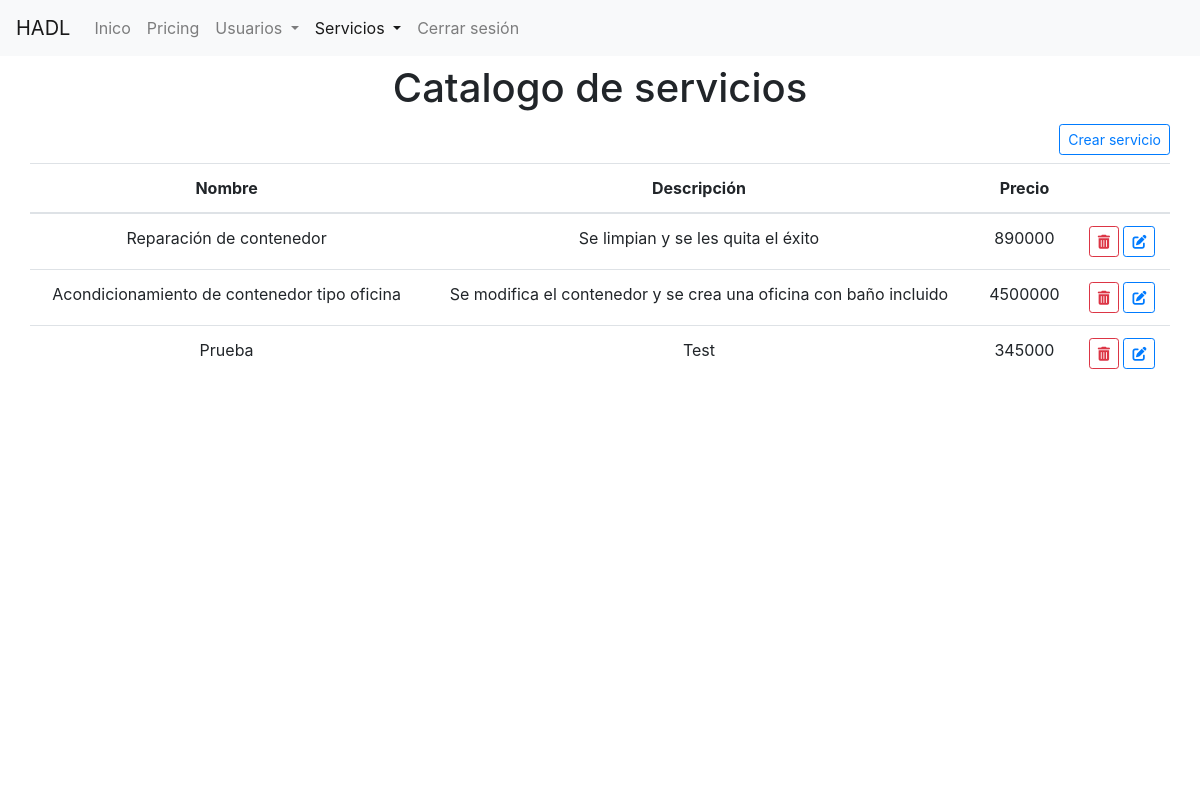
The page /servicios/catalogo (signed in) on the database as committed earlier.
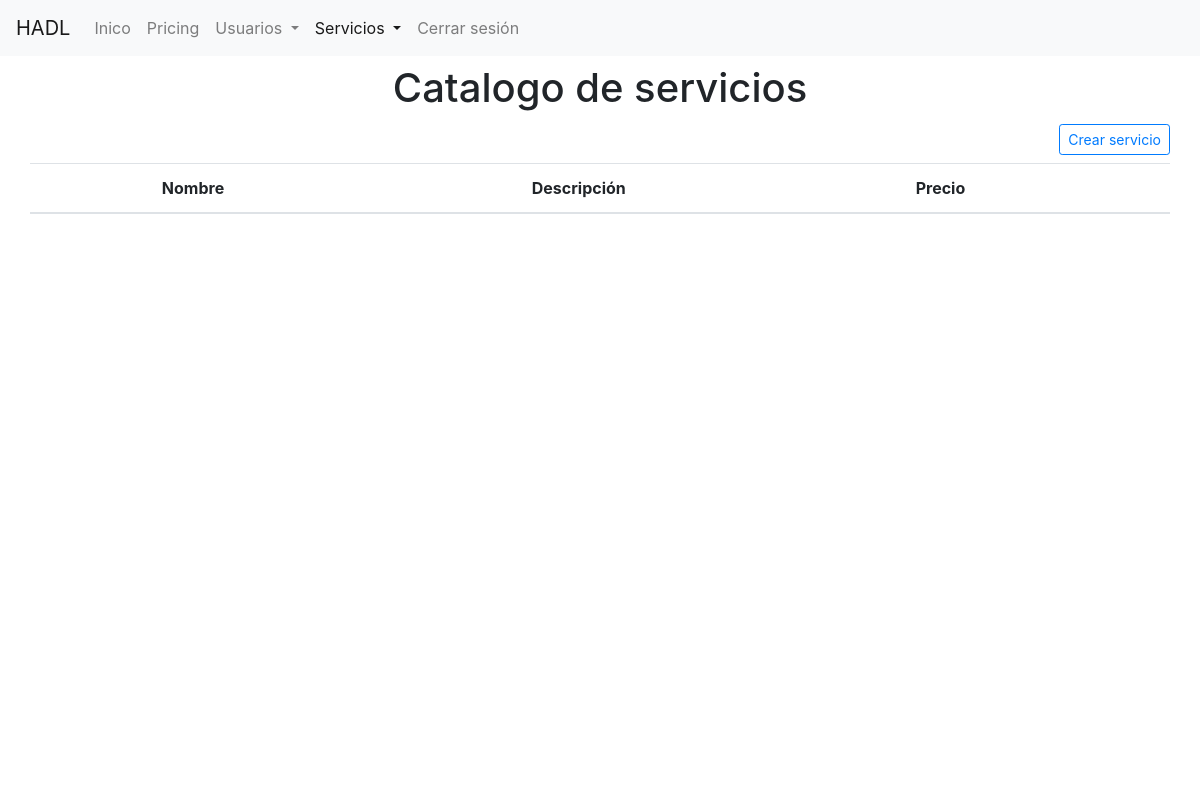
The same page on the database as committed later.
### tables this page shows
CREATE TABLE `servicio` (
  `id` int(11) NOT NULL,
  `nombre` varchar(100) NOT NULL,
  `descripcion` text DEFAULT NULL,
  `precio` int(50) NOT NULL
);

### core/view.php (called while the page is built, shortened)
<?php
    class View{
		function render($view){
			require 'views/'.$view.'.php';
		}
    }

### Controllers/Servicios.controller.php (called while the page is built, shortened)
<?php
    class Servicios extends Controller{
        public function __construct(){
            $this->view->active = 'servicios';
            $this->view->set_title_page('Servicios');
        }
        public function catalogo(){
            $servicio = new Servicio();
            $this->view->catalogo = $servicio->seleccionar_todos();
            $this->view->scripts = [
                'libs/erro.js',
                'libs/peticiones.js',
                'libs/spinner.js',
                'libs/alerta.js',
                'servicios/admin/main.js',
                'servicios/admin/crear.js',
            ];
            $this->view->render('admin/servicios/catalogo');
        }
    }

### index.php (called while the page is built, shortened)
<?php
    require 'core/conection.php';
    require 'core/view.php';
    require 'core/app.php';
    $app = new App();

### core/conection.php (called while the page is built, shortened)
<?php
    abstract class Connection{
        public function __construct(){
            try {
                $dsn = DB_DRIVER.':host='.DB_HOST.';dbname='. DB_NAME;
                $opciones = [
                    PDO::ATTR_ERRMODE => PDO::ERRMODE_EXCEPTION,
                    PDO::ATTR_EMULATE_PREPARES => false
                ];
                $this->db_connection = new PDO($dsn,DB_USER,DB_PASS,$opciones);
            } catch (PDOException $ex) {
                echo $ex->getMessage();
                die();
            }
        }
    }

### models/Servicio.model.php (called while the page is built, shortened)
<?php
    class Servicio extends Model{
        public function __construct($id = null,$nombre=null,$descripcion=null,$precio = null){
            $this->table = 'servicio';
        }
    }

### core/model.php (called while the page is built, shortened)
<?php
    class Model extends Connection{
        protected $table;
        public function seleccionar_todos(){
            try {
                $slq = $this->db_connection->query('SELECT * FROM '.$this->table);
                $result_set = null;
                while($row  = $slq->fetch(PDO::FETCH_OBJ)){
                    $result_set[] = $row;
                }
                return $result_set;
            } catch (PDOException $ex) {
                echo $ex->getMessage();
                die();
            }
        }
    }

### views/admin/servicios/catalogo.php (the view, shortened to what this page needs)
<?php
    require 'views/layout/head.php';
    require 'views/layout/'.$_SESSION['rol'].'_menu.php';
?>
<div class="container">
    <div class="row justify-content-center mt-2">
        <h1>Catalogo de servicios</h1>
    </div>
    <div class="row mt-1 mb-2 justify-content-end">
        <button class="btn btn-outline-primary btn-sm" data-toggle="modal" data-target="#crear">Crear servicio</a>
    </div>
    <div class="row mt-2 mb-3">
        <table class="table table-hover text-center">
            <thead>
                <tr>
                    <th scope="col">Nombre</th>
                    <th scope="col">Descripción</th>
                    <th scope="col">Precio</th>
                    <th scope="col"></th>
                </tr>
            </thead>
            <tbody id="tbl">
        <?php
            if(!is_null($this->catalogo)){
                foreach ($this->catalogo as $servicio) {
        ?>
                <tr id="<?php echo $servicio->id?>">
                    <td><?php echo $servicio->nombre; ?></td>
                    <td><?php echo $servicio->descripcion; ?></td>
                    <td><?php echo $servicio->precio; ?></td>
                    <td>
                        <button class="btn btn-outline-danger btn-sm" data-id="<?php echo $servicio->id?>" data-toggle="modal" data-target="#eliminar">
                            <i class="fa fa-trash"></i>
                        </button>
                        <a class="btn btn-outline-primary btn-sm" href="<?php echo URL?>/servicios/editar_servicio/<?php echo $servicio->id?>">
                            <i class="fas fa-edit"></i>
                        </a>
                    </td>
                </tr>
        <?php
                }
            }
        ?>
            </tbody>
        </table>
    </div>
</div>
<?php
    require 'views/layout/foot.php';
?>

### core/app.php (shortened to what this page needs)
<?php
    class App {
        public function __construct(){
            $url = isset($_GET['url'])?$_GET['url']:null;
            $url = rtrim($url,'/');
            $url = explode("/",$url);
            if(empty($url[0])){
                $controlador_archivo = 'Controllers/Main.controller.php';
                require $controlador_archivo;
                $controlador = new Main();
                $controlador->render();
            }else{
                $controlador_archivo = 'Controllers/'.ucfirst($url[0]).'.controller.php';
                if(file_exists($controlador_archivo)){
                    $controlador = new $url[0];
                    $numero_parametros = sizeof($url);
                    if($numero_parametros>1){
                        if($numero_parametros>2){
                            $parametros = [];
                            for ($i=2; $i < $numero_parametros; $i++) {
                                array_push($parametros,$url[$i]);
                            }
                            $controlador->{$url[1]}($parametros);
                        }else{
                            $controlador->{$url[1]}();
                        }
                    }else{
                        $controlador->render();
                    }
                }else{
                    require 'Controllers/Error404.controller.php';
                    $controlador = new Error404();
                    $controlador->render();
                }
            }
        }
    }

### views/layout/head.php (shortened to what this page needs)
<!DOCTYPE html>
<html lang="es">
<head>
	<link rel="stylesheet" href="https://stackpath.bootstrapcdn.com/bootstrap/4.4.1/css/bootstrap.min.css">
    <link rel="stylesheet" href="<?php echo URL?>/public/css/main.css">
</head>
<body>

### views/layout/admin_menu.php (shortened to what this page needs)
<nav class="navbar navbar-expand-lg navbar-light bg-light">
  <a class="navbar-brand" href="<?php echo URL?>/"><?echo APPNAME?></a>
  <div class="collapse navbar-collapse" id="navbarNavDropdown">
    <ul class="navbar-nav">
      <li class="nav-item <?php echo ($this->active == 'home')?'active':'' ?>">
        <a class="nav-link" href="<?php echo URL?>/">Inico</a>
      </li>
      <li class="nav-item">
        <a class="nav-link" href="<?php echo URL?>/">Pricing</a>
      </li>
      <li class="nav-item dropdown <?php echo ($this->active == 'usuario')?'active':'' ?>">
        <a class="nav-link dropdown-toggle" href="<?php echo URL?>/" id="dropdownSolicitudes" role="button" data-toggle="dropdown" aria-haspopup="true" aria-expanded="false">
          Usuarios
        </a>
      </li>
      <li class="nav-item dropdown <?php echo ($this->active == 'servicios')?'active':'' ?>">
        <a class="nav-link dropdown-toggle" href="<?php echo URL?>/" id="dropdownSolicitudes" role="button" data-toggle="dropdown" aria-haspopup="true" aria-expanded="false">
          Servicios
        </a>
      </li>
      <li class="nav-item">
        <a class="nav-link" href="<?php echo URL?>/main/salir">Cerrar sesión</a>
      </li>
    </ul>
  </div>
</nav>

### views/layout/foot.php (shortened to what this page needs)
	<div id="alerta" class="alert"></div>
</body>
</html>

### public/css/main.css (style rules this page uses)
div#alerta { position: fixed; bottom: 5px; right: 5px; }

Rows that differ between the two databases and show on the page:
removed servicio: nombre "Reparación de contenedor", descripcion "Se limpian y se les quita el éxito", precio "890000"
removed servicio: nombre "Acondicionamiento de contenedor tipo oficina", descripcion "Se modifica el contenedor y se crea una oficina con baño incluido", precio "4500000"
removed servicio: nombre "Prueba", descripcion "Test", precio "345000"
